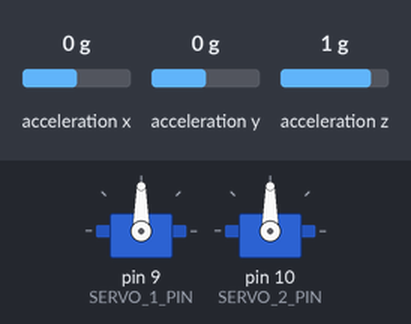
Bench run of a sketch on a simulated Arduino Uno, built with avr-gcc and run on an emulated ATmega328P. On the bench: 2 × servo. Wiring (inferred from the names in the program): MPU-6050 motion sensor at I2C address 0x68. The test bench sets the inputs (shaded band); at power-on: acceleration y 0 g, acceleration z 1 g, acceleration x 0 g. What the sketch prints to the serial monitor is not drawn.

Above: at 1.2 s.
1.3 s: acceleration y set to -1.4 g
At 1.9 s:
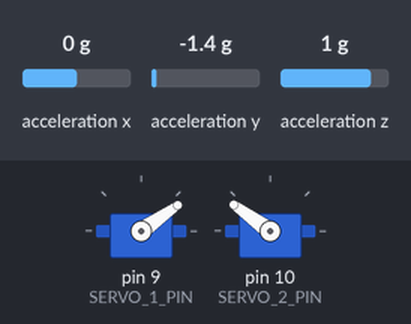
2.8 s: acceleration z set to -1.4 g
At 3.1 s:
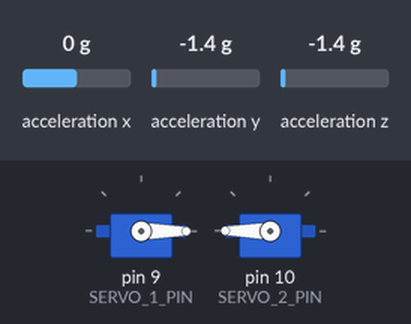
4.3 s: acceleration y set to -0.2 g
5.8 s: acceleration y set to 0.1 g
At 6.5 s:
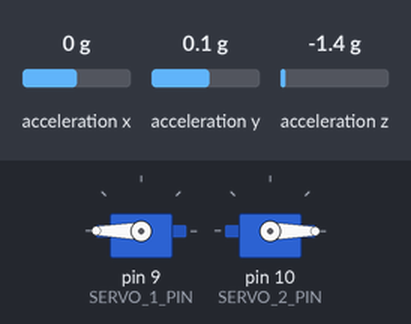
7.3 s: acceleration y set to -0.8 g
At 7.7 s:
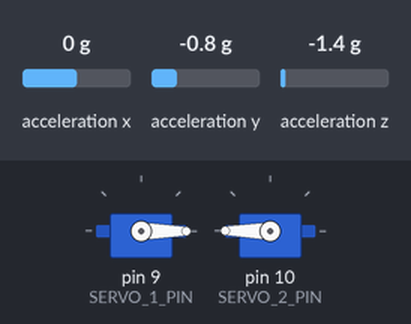
8.8 s: acceleration z set to 0.8 g
At 10.0 s:
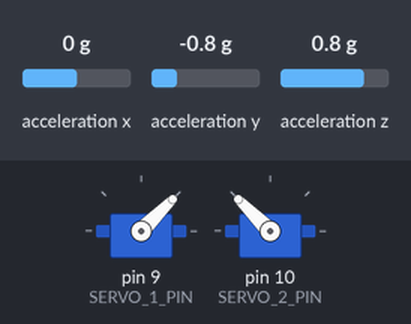
Timing chart, 0 to 11.3 s (numbered marks = the images above; inputs shaded):
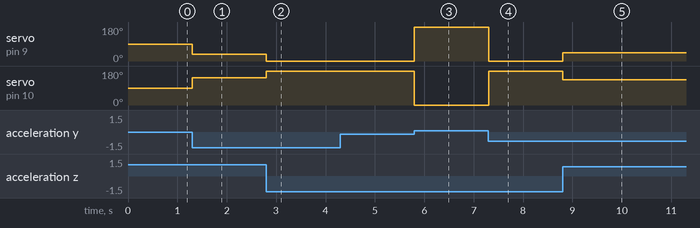

Measured:
- the behaviour switches between -0.1 and 0 g on acceleration y (found by bisection; images 2 and 3)
- after the input at 1.3 s, servo on pin 9 (SERVO_1_PIN): 90° → 35° at once; servo on pin 10 (SERVO_2_PIN): 90° → 144° at once
- after the input at 2.8 s, servo on pin 9 (SERVO_1_PIN): 35° → 0° at once; servo on pin 10 (SERVO_2_PIN): 144° → 180° at once
- after the input at 5.8 s, servo on pin 9 (SERVO_1_PIN): 0° → 180° at once; servo on pin 10 (SERVO_2_PIN): 180° → 0° at once
- after the input at 7.3 s, servo on pin 9 (SERVO_1_PIN): 180° → 0° at once; servo on pin 10 (SERVO_2_PIN): 0° → 180° at once
- after the input at 8.8 s, servo on pin 9 (SERVO_1_PIN): 0° → 45° at once; servo on pin 10 (SERVO_2_PIN): 180° → 135° at once

The sketch:

sub-scale-test.ino
```cpp
#include <Wire.h>
#include <MPU6050.h>
#include <Servo.h>

const uint8_t MPU_ADDRESS = 0x68; // MPU6050 I2C address
const int SERVO_1_PIN = 9;
const int SERVO_2_PIN = 10;
const int MIN_ANGLE = 62;  // minimum allowed servo angle
const int MAX_ANGLE = 135; // maximum allowed servo angle
const int motorPin1 = 5;
const int motorPin2 = 18;

float AccX, AccY, AccZ;

MPU6050 accelgyro(MPU_ADDRESS);

Servo servo1;
Servo servo2;

void setup()
{
  Serial.begin(115200);
  Wire.begin();                        // Initialize comunication
  Wire.beginTransmission(MPU_ADDRESS); // Start communication with MPU6050 // MPU=0x68
  Wire.write(0x6B);                    // Talk to the register 6B
  Wire.write(0x00);                    // Make reset - place a 0 into the 6B register
  Wire.endTransmission(true);

  servo1.attach(SERVO_1_PIN);
  servo2.attach(SERVO_2_PIN);
}

void loop()
{
  Wire.beginTransmission(MPU_ADDRESS);
  Wire.write(0x3B); // Start with register 0x3B (ACCEL_XOUT_H)
  Wire.endTransmission(false);
  Wire.requestFrom(MPU_ADDRESS, 6, true); // Read 6 registers total, each axis value is stored in 2 registers
  // For a range of +-2g, we need to divide the raw values by 16384, according to the datasheet
  Serial.println(AccX);

  AccX = (Wire.read() << 8 | Wire.read()) / 16384.0; // X-axis value
  AccY = (Wire.read() << 8 | Wire.read()) / 16384.0; // Y-axis value
  AccZ = (Wire.read() << 8 | Wire.read()) / 16384.0; // Z-axis value

  float pitch = atan2(AccY, AccZ) * 180 / PI;
  float roll = atan2(-AccX, AccZ) * 180 / PI;

  servo1.write(90 + pitch);
  servo2.write(90 - pitch);

  //  servo1.write(130);

  //  Serial.println(AccX);
}
```
